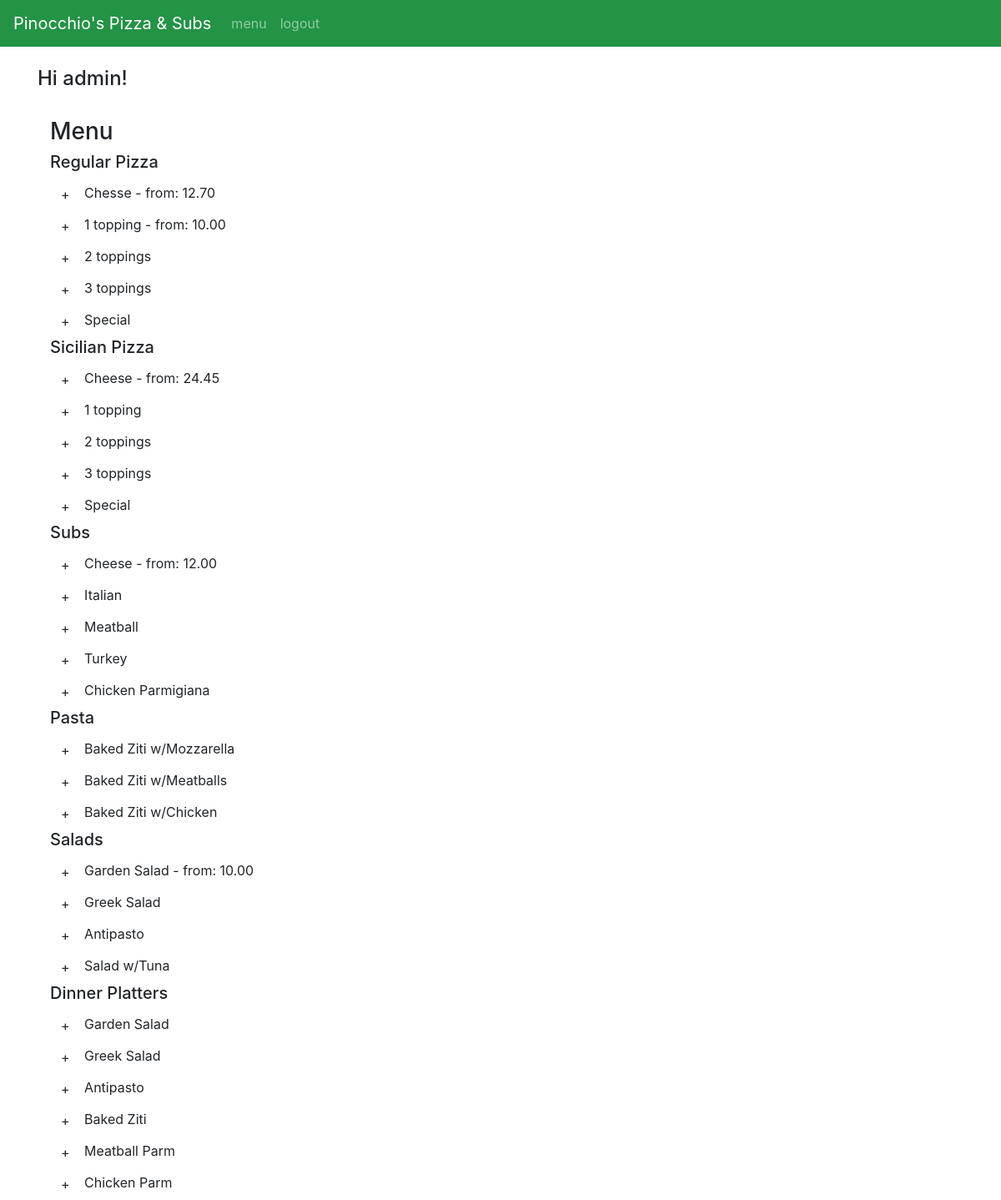
The page /menu (signed in) on the database as committed earlier.
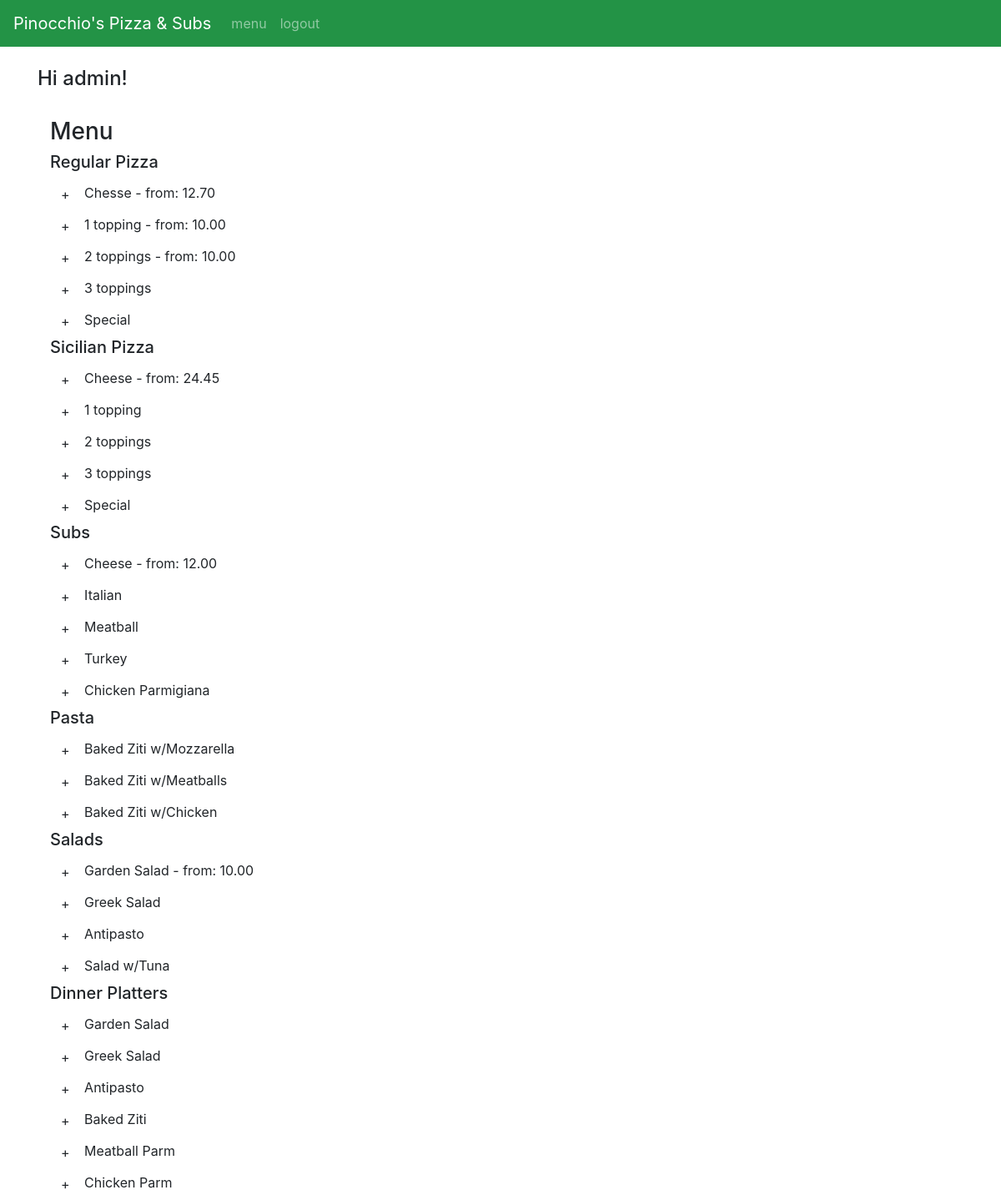
The same page on the database as committed later.
### orders/models.py (models this page shows, shortened)
class ProductCategory(models.Model):
    name = models.CharField(max_length=50)

class Product(models.Model):
    name = models.CharField(max_length=50)
    productcategory = models.ForeignKey(ProductCategory, on_delete=models.CASCADE, related_name="productcategoryproduct")
    hasExtra = models.BooleanField(default=False)

class PriceList(models.Model):
    size = models.CharField(max_length=10)
    price = models.DecimalField(decimal_places=2,max_digits=10)
    product = models.ForeignKey(Product, on_delete=models.CASCADE, related_name="productpricelist")

### orders/views.py (the view, shortened to what this page needs)
# urls.py: path("menu", views.menu, name="menu"),
def menu(request):
    if not request.user.is_authenticated:
        return render(request, 'orders/login.html', {'message': None})
    order = []
    if request.session.has_key('order'):
        order = request.session.get('order')
    context = {
        'user': request.user,
        'menu': build_menu(),
        'order': build_my_order(order),
        'is_authenticated': request.user.is_authenticated
    }
    return render(request, 'orders/menu.html', context)

### orders/views.py (called while the page is built, shortened)
def get_min_price(productid):
    priceformatted = ''
    price = PriceList.objects.filter(
        product_id=productid).aggregate(Min('price'))['price__min']
    if price is not None:
        priceformatted = '$ ' + '{0:.2f}'.format(price)
    return priceformatted

def build_my_order(order):
    myorder = {
        'items': [],
        'total': 0
    }
    i = 0
    return myorder

### orders/templates/orders/menu.html (shortened to what this page needs)
{% extends "orders/base.html" %}
{% block content %}
<div class="container">
    <div class="row">
        <div class="col-5">
            <h3>Menu</h3>
            {% for item in menu %}
            <div>
                <h5> {{item.category}} </h5>
                {% for product in item.products %}
                <div>
                    <button data-toggle="collapse" data-target="#item{{ item.categoryid }}_{{ product.id }}"
                        class="btn">+</button>
                    {% if product.from == '' %}
                    {{product.name}}
                    {% else %}
                    {{product.name}} - from: {{ product.prices.0.price }}
                    {% endif %}
                </div>
                {% endfor %}
            </div>
            {% endfor %}
        </div>
        <div class="col-1">
        </div>
        <div class="col-6">
        </div>
    </div>
</div>
{% endblock %}

### orders/templates/orders/base.html (shortened to what this page needs)
{% load static %}
<!DOCTYPE html>
<html>
<head>
    <link rel="stylesheet" href="https://stackpath.bootstrapcdn.com/bootstrap/4.4.1/css/bootstrap.min.css"
>
    <link rel="stylesheet" href="{% static 'orders/styles.css' %}" />
</head>
<body>
    <nav class="navbar navbar-expand-xl navbar-dark " style="background-color: #239346;">
        <span class="navbar-brand">Pinocchio's Pizza & Subs</span>
        <div class="collapse navbar-collapse" id="navbarNav">
            <ul class="navbar-nav">
                {% if is_authenticated and not is_admin %}
                <li class="nav-item"><a class="nav-link" href="/menu">menu</a></li>
                {% endif %}
                {% if is_authenticated %}
                <li class="nav-item"><a class="nav-link" href="/logout">logout</a></li>
                {% else %}
                <li class="nav-item"><a class="nav-link" href="/">login</a></li>
                <li class="nav-item"><a class="nav-link" href="/register">register</a></li>
                {% endif %}
            </ul>
        </div>
    </nav>
    <div class="container">
        {% if is_authenticated %}
        <br>
        <h4>Hi {{ user.username }}!</h4>
        <br>
        {% endif %}
        {% block content %}
        {% endblock %}
    </div>
</body>
</html>

Rows that differ between the two databases and show on the page:
added PriceList: prices.0.price "10.00"
Other text that changed with them:
new list line: "+ - from:"
list line gone: "2 toppings"
new list line: "2 toppings"
